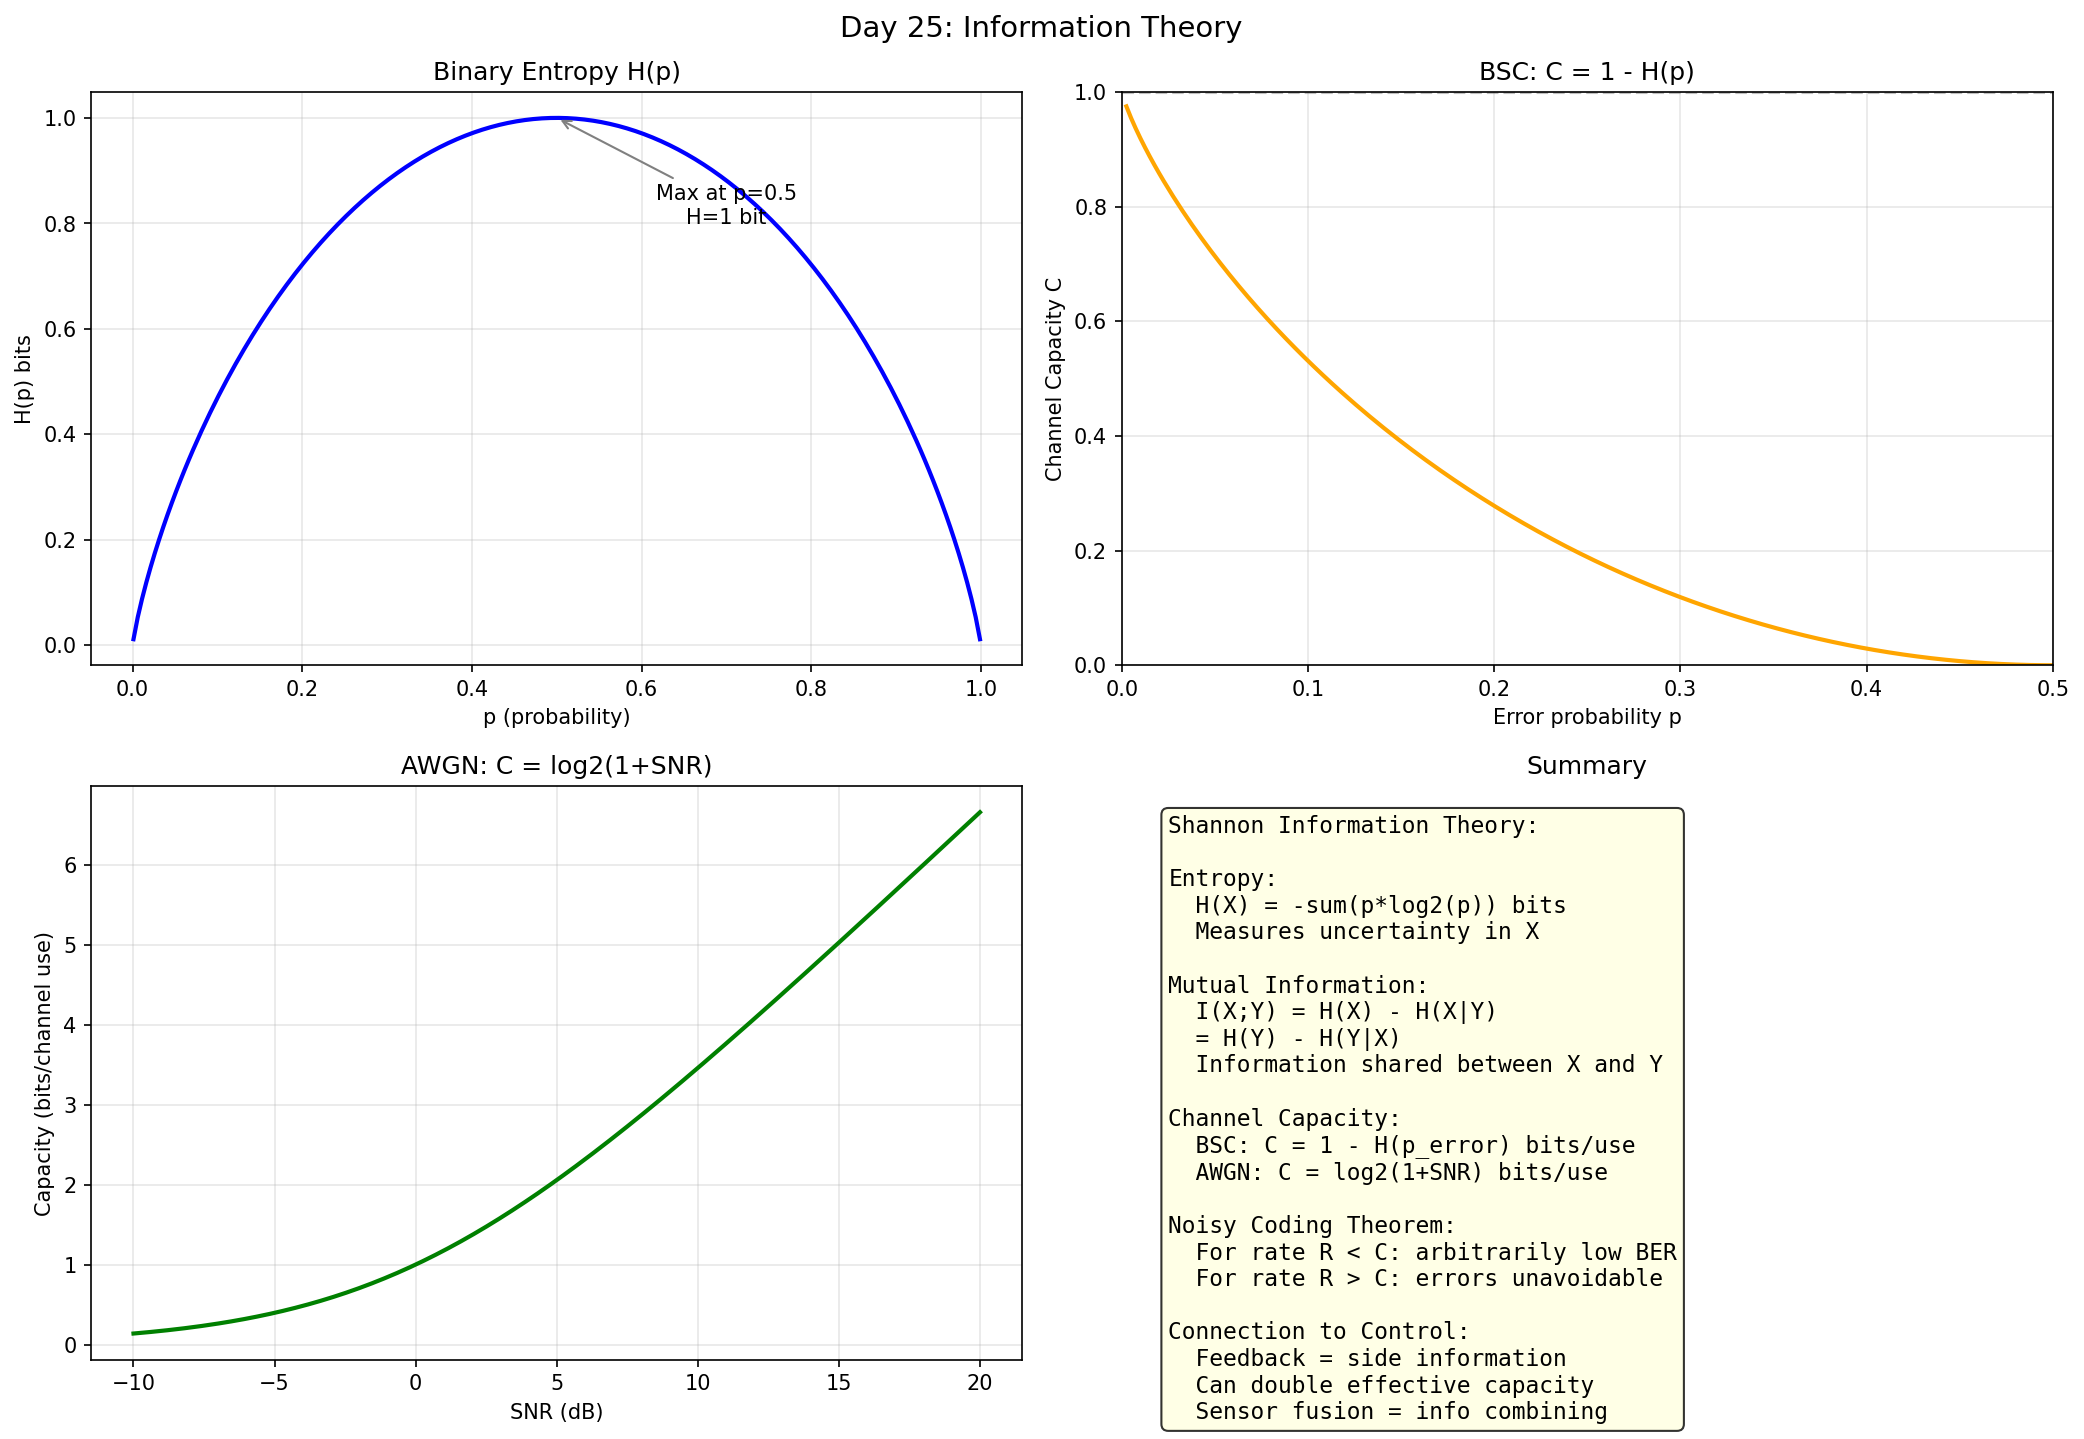

This figure's Python source:
import numpy as np
import matplotlib
matplotlib.use('Agg')
import matplotlib.pyplot as plt

print("Day 25: Information Theory")
fig, axes = plt.subplots(2, 2, figsize=(14, 10))
fig.suptitle('Day 25: Information Theory', fontsize=14)

p = np.linspace(0.001, 0.999, 200)
H_binary = -p * np.log2(p) - (1-p) * np.log2(1-p)
ax = axes[0, 0]
ax.plot(p, H_binary, 'b-', lw=2)
ax.set_xlabel('p (probability)')
ax.set_ylabel('H(p) bits')
ax.set_title('Binary Entropy H(p)')
ax.grid(True, alpha=0.3)
ax.annotate('Max at p=0.5\nH=1 bit', xy=(0.5, 1.0), fontsize=10, ha='center', xytext=(0.7, 0.8), arrowprops=dict(arrowstyle='->', color='gray'))

p_err = np.linspace(0, 0.5, 200)
C_bsc = 1 - (-p_err * np.log2(p_err) - (1-p_err) * np.log2(1-p_err))
ax = axes[0, 1]
ax.plot(p_err, C_bsc, 'orange', lw=2)
ax.set_xlabel('Error probability p')
ax.set_ylabel('Channel Capacity C')
ax.set_title('BSC: C = 1 - H(p)')
ax.grid(True, alpha=0.3)
ax.set_xlim(0, 0.5)
ax.set_ylim(0, 1)
ax.axhline(y=1, color='gray', ls='--', alpha=0.5)

SNR_db = np.linspace(-10, 20, 200)
SNR = 10**(SNR_db/10)
capacity_awgn = np.log2(1 + SNR)
ax = axes[1, 0]
ax.plot(SNR_db, capacity_awgn, 'g-', lw=2)
ax.set_xlabel('SNR (dB)')
ax.set_ylabel('Capacity (bits/channel use)')
ax.set_title('AWGN: C = log2(1+SNR)')
ax.grid(True, alpha=0.3)

ax = axes[1, 1]
ax.axis('off')
ax.text(0.05, 0.95,
    "Shannon Information Theory:\n\n"
    "Entropy:\n"
    "  H(X) = -sum(p*log2(p)) bits\n"
    "  Measures uncertainty in X\n\n"
    "Mutual Information:\n"
    "  I(X;Y) = H(X) - H(X|Y)\n"
    "  = H(Y) - H(Y|X)\n"
    "  Information shared between X and Y\n\n"
    "Channel Capacity:\n"
    "  BSC: C = 1 - H(p_error) bits/use\n"
    "  AWGN: C = log2(1+SNR) bits/use\n\n"
    "Noisy Coding Theorem:\n"
    "  For rate R < C: arbitrarily low BER\n"
    "  For rate R > C: errors unavoidable\n\n"
    "Connection to Control:\n"
    "  Feedback = side information\n"
    "  Can double effective capacity\n"
    "  Sensor fusion = info combining",
    transform=ax.transAxes, va='top', fontsize=11,
    fontfamily='monospace', bbox=dict(boxstyle='round', facecolor='lightyellow', alpha=0.8))
ax.set_title('Summary')

plt.tight_layout()
plt.savefig('C:/Users/WUccc/.openclaw/workspace/notes/工程控制论/code/day25_info.png', dpi=150, bbox_inches='tight')
print("Figure saved!")
